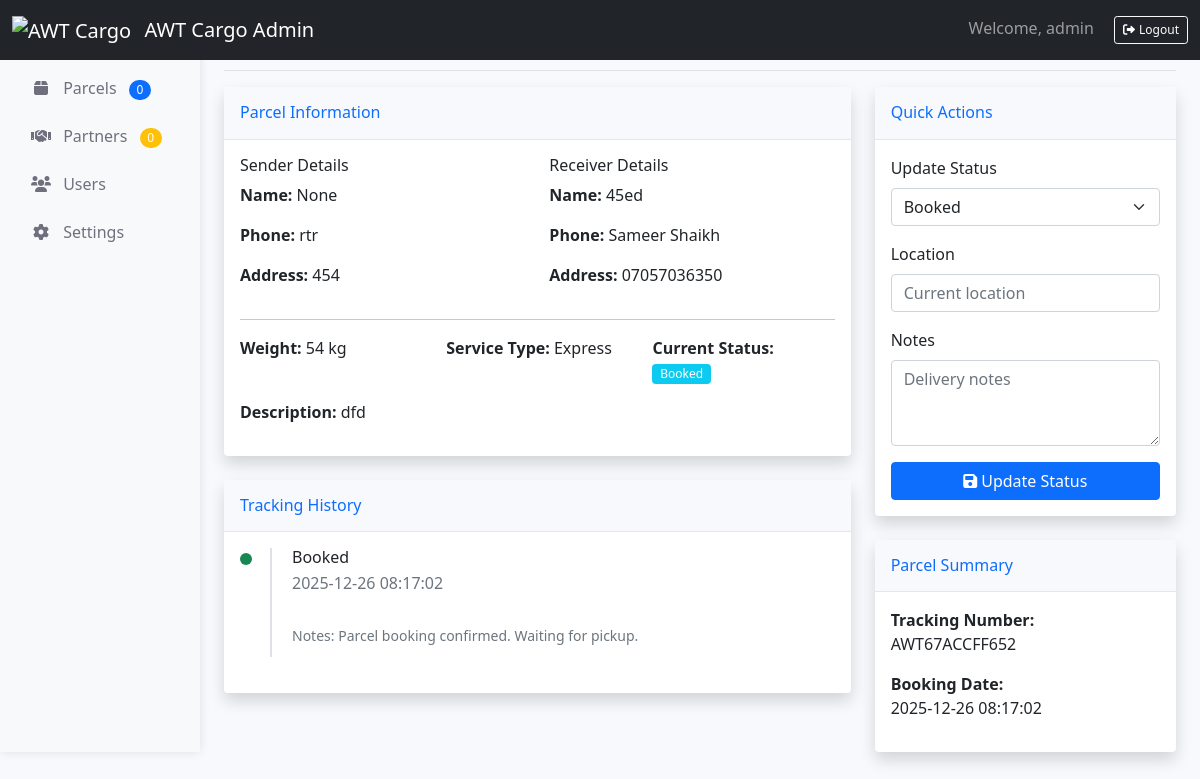
The page /admin/parcel/AWT67ACCFF652 (signed in) on the database its author committed.
### tables this page shows
CREATE TABLE parcels (
            id INTEGER PRIMARY KEY AUTOINCREMENT,
            tracking_number TEXT UNIQUE NOT NULL,
            user_id INTEGER,
            sender_name TEXT NOT NULL,
            sender_phone TEXT NOT NULL,
            sender_address TEXT NOT NULL,
            receiver_name TEXT NOT NULL,
            receiver_phone TEXT NOT NULL,
            receiver_address TEXT NOT NULL,
            parcel_weight DECIMAL,
            parcel_description TEXT,
            service_type TEXT,
            status TEXT DEFAULT 'Booked',
            booking_date DATETIME DEFAULT CURRENT_TIMESTAMP,
            estimated_delivery DATE,
            FOREIGN KEY (user_id) REFERENCES users (id)
        );

CREATE TABLE tracking_updates (
            id INTEGER PRIMARY KEY AUTOINCREMENT,
            tracking_number TEXT NOT NULL,
            status TEXT NOT NULL,
            location TEXT,
            update_time DATETIME DEFAULT CURRENT_TIMESTAMP,
            notes TEXT
        );

### app.py (the view)
@app.route('/admin/parcel/<tracking_number>')
@admin_required
def admin_parcel_detail(tracking_number):
    conn = get_db_connection()
    c = conn.cursor()
    c.execute('SELECT * FROM parcels WHERE tracking_number = ?', (tracking_number,))
    parcel = c.fetchone()
    c.execute('SELECT * FROM tracking_updates WHERE tracking_number = ? ORDER BY update_time DESC', (tracking_number,))
    updates = c.fetchall()
    conn.close()
    if parcel:
        return render_template('admin/parcel_detail.html', parcel=parcel, updates=updates)
    else:
        flash('Parcel not found', 'error')
        return redirect(url_for('admin_parcels'))

### app.py (called while the page is built)
def get_db_connection():
    return sqlite3.connect(DB_PATH)

def admin_required(f):
    from functools import wraps
    @wraps(f)
    def decorated_function(*args, **kwargs):
        if 'admin_logged_in' not in session:
            flash('Please login as administrator', 'error')
            return redirect(url_for('admin_login'))
        return f(*args, **kwargs)
    return decorated_function

### templates/admin/parcel_detail.html (shortened to what this page needs)
{% extends "admin/base.html" %}
{% block header_buttons %}
    <div class="btn-group">
        <a href="{{ url_for('admin_parcels') }}" class="btn btn-sm btn-outline-secondary">
        </a>
    </div>
{% endblock %}
{% block content %}
<div class="row">
    <div class="col-lg-8">
        <div class="card shadow mb-4">
            <div class="card-header py-3">
                <h6 class="m-0 font-weight-bold text-primary">Parcel Information</h6>
            </div>
            <div class="card-body">
                <div class="row">
                    <div class="col-md-6">
                        <h6>Sender Details</h6>
                        <p><strong>Name:</strong> {{ parcel[2] }}</p>
                        <p><strong>Phone:</strong> {{ parcel[3] }}</p>
                        <p><strong>Address:</strong> {{ parcel[4] }}</p>
                    </div>
                    <div class="col-md-6">
                        <h6>Receiver Details</h6>
                        <p><strong>Name:</strong> {{ parcel[5] }}</p>
                        <p><strong>Phone:</strong> {{ parcel[6] }}</p>
                        <p><strong>Address:</strong> {{ parcel[7] }}</p>
                    </div>
                </div>
                <hr>
                <div class="row">
                    <div class="col-md-4">
                        <p><strong>Weight:</strong> {{ parcel[9] }} kg</p>
                    </div>
                    <div class="col-md-4">
                        <p><strong>Service Type:</strong> {{ parcel[11]|title }}</p>
                    </div>
                    <div class="col-md-4">
                        <p><strong>Current Status:</strong>
                            <span class="badge
                                {% if parcel[12] == 'Delivered' %}bg-success
                                {% elif parcel[12] == 'In Transit' %}bg-warning
                                {% elif parcel[12] == 'Booked' %}bg-info
                                {% else %}bg-secondary{% endif %}">
                                {{ parcel[12] }}
                            </span>
                        </p>
                    </div>
                </div>
                {% if parcel[10] %}
                <div class="row">
                    <div class="col-12">
                        <p><strong>Description:</strong> {{ parcel[10] }}</p>
                    </div>
                </div>
                {% endif %}
            </div>
        </div>
        <div class="card shadow">
            <div class="card-header py-3">
                <h6 class="m-0 font-weight-bold text-primary">Tracking History</h6>
            </div>
            <div class="card-body">
                {% if updates %}
                <div class="timeline">
                    {% for update in updates %}
                    <div class="timeline-item {% if loop.first %}current{% endif %}">
                        <div class="timeline-marker"></div>
                        <div class="timeline-content">
                            <h6 class="mb-1">{{ update[2] }}</h6>
                            <p class="text-muted mb-1">{{ update[4] }}</p>
                            {% if update[5] %}<br><small class="text-muted">Notes: {{ update[5] }}</small>{% endif %}
                        </div>
                    </div>
                    {% endfor %}
                </div>
                {% else %}
                <p class="text-muted">No tracking updates available.</p>
                {% endif %}
            </div>
        </div>
    </div>
    <div class="col-lg-4">
        <div class="card shadow mb-4">
            <div class="card-header py-3">
                <h6 class="m-0 font-weight-bold text-primary">Quick Actions</h6>
            </div>
            <div class="card-body">
                <form method="POST" action="{{ url_for('update_parcel_status') }}">
                    <div class="mb-3">
                        <label class="form-label">Update Status</label>
                        <select name="status" class="form-select" required>
                            <option value="Booked" {% if parcel[12] == 'Booked' %}selected{% endif %}>Booked</option>
                        </select>
                    </div>
                    <div class="mb-3">
                        <label class="form-label">Location</label>
                        <input type="text" name="location" class="form-control"
                               value="{{ parcel[15] or '' }}" placeholder="Current location">
                    </div>
                    <div class="mb-3">
                        <label class="form-label">Notes</label>
                        <textarea name="notes" class="form-control" rows="3"
                                  placeholder="Delivery notes"></textarea>
                    </div>
                    <button type="submit" class="btn btn-primary w-100">
                        <i class="fas fa-save me-1"></i>Update Status
                    </button>
                </form>
            </div>
        </div>
        <div class="card shadow">
            <div class="card-header py-3">
                <h6 class="m-0 font-weight-bold text-primary">Parcel Summary</h6>
            </div>
            <div class="card-body">
                <p><strong>Tracking Number:</strong><br>{{ parcel[1] }}</p>
                <p><strong>Booking Date:</strong><br>{{ parcel[13] }}</p>
            </div>
        </div>
    </div>
</div>
{% endblock %}

### static/css/admin.css (style rules this page uses)
body { background-color: #f8f9fc; }
.card { border: none; box-shadow: 0 0.15rem 1.75rem 0 rgba(58, 59, 69, 0.15); }
.card .card-header { background-color: #f8f9fc; border-bottom: 1px solid #e3e6f0; }
.badge { font-size: 0.75em; font-weight: 500; }
.btn-group-sm > .btn, .btn-sm { padding: 0.25rem 0.5rem; font-size: 0.75rem; }

### templates/admin/parcel_detail.html (style rules this page uses)
.timeline { position: relative; padding-left: 30px; }
.timeline-item { position: relative; margin-bottom: 20px; }
.timeline-marker { position: absolute; left: -30px; top: 5px; width: 12px; height: 12px; border-radius: 50%; background-color: #6c757d; }
.timeline-item.current .timeline-marker { background-color: #198754; }
.timeline-content { padding-bottom: 10px; border-left: 2px solid #dee2e6; padding-left: 20px; }

### rows shown on the page
parcels: sender_name "rtr", sender_phone "454", sender_address "45ed", receiver_name "Sameer Shaikh", receiver_phone "07057036350", parcel_weight "54", service_type "Express", status "Booked", parcel_description "dfd", tracking_number "AWT67ACCFF652", booking_date "2025-12-26 08:17:02"
tracking_updates: status "Booked", update_time "2025-12-26 08:17:02", notes "Parcel booking confirmed. Waiting for pickup."

### other values the page prints
{{ session.get('admin_username', 'Admin') }} "admin"
{{ parcel[2] }} "None"
